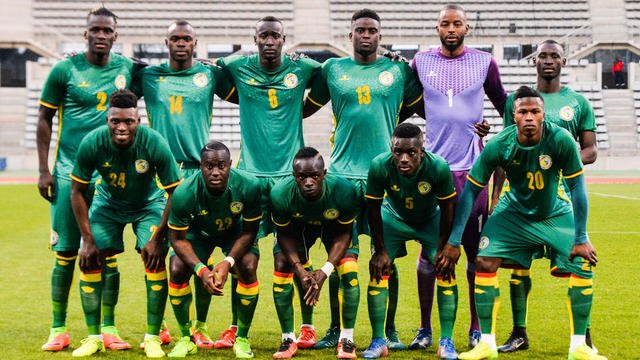
#> input picture opencv/assets/team2.jpg, 640 x 360 px
$ python chapitre8.py
#> lines starting #> are read from the running program, lines starting #| are printed output that depends on the picture; after the words box and inside, x2 and y2 are one past the last pixel; in counts of white or black regions, pixels touching at a corner belong together
import cv2;

facesCascade = cv2.CascadeClassifier("./haarcascade_frontalface_default.xml");
img = cv2.imread("assets/team2.jpg");
#> img is the input picture: shape (360, 640, 3); mean B, G, R 95.6, 129.7, 112.8
imgGray = cv2.cvtColor(img, cv2.COLOR_BGR2GRAY);
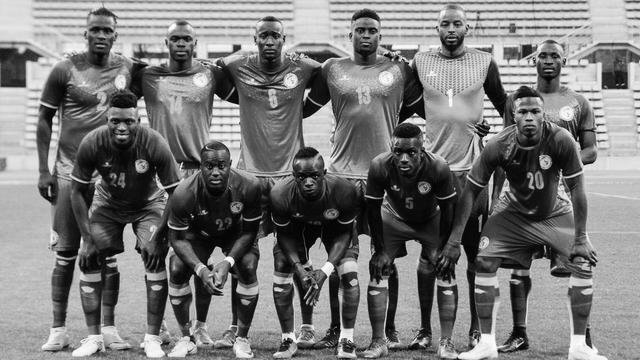
#> imgGray: shape (360, 640); min 0, max 255, mean 120.8

faces = facesCascade.detectMultiScale(imgGray,1.1,2);
#> faces = [[436, 14, 31, 31], [350, 18, 33, 33], [166, 28, 29, 29], [533, 44, 31, 31], [84, 17, 36, 36], [512, 99, 35, 35]]

for (x,y,w, h) in faces :
    cv2.rectangle(img, (x,y), (x+w,y+h), (255,0,255),2)
#> this loop made 6 passes
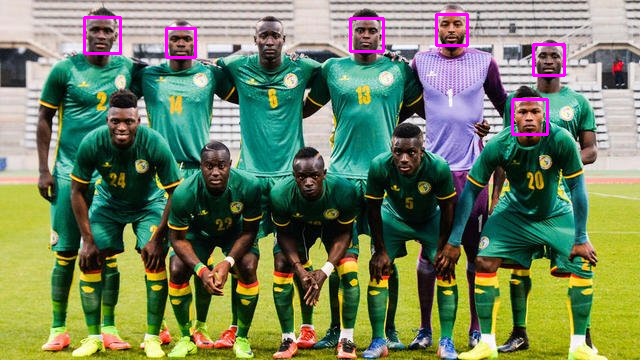
#> img: shape (360, 640, 3); 1.01% of pixels changed, all inside (x1, y1, x2, y2) = (83, 13, 566, 136)

cv2.imshow("Image Chacka Zulu", img);

cv2.waitKey(0);

cv2.destroyAllWindows();

$ run again, with opencv/assets/team1.jpg copied over opencv/assets/team2.jpg
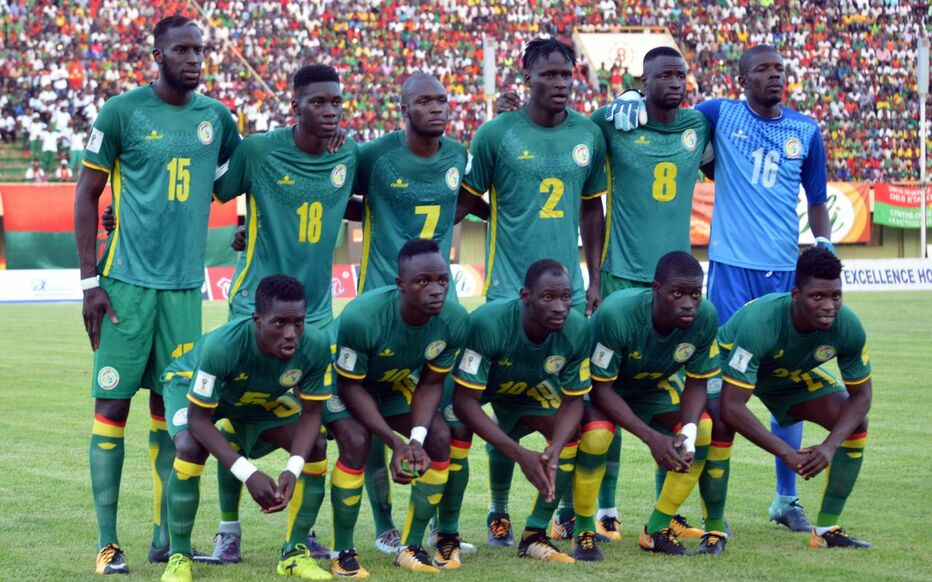
#> input picture opencv/assets/team1.jpg, 932 x 582 px
#> img is the input picture: shape (582, 932, 3); mean B, G, R 111.1, 119.3, 101.6
#> `imgGray = cv2.cvtColor(img, cv2.COLOR_BGR2GRAY);`:
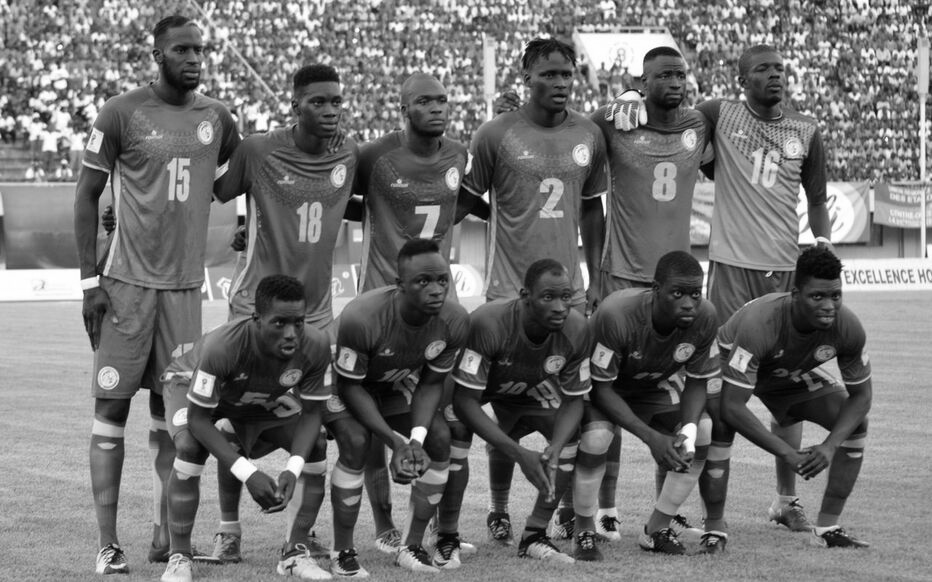
#> imgGray: shape (582, 932); min 0, max 255, mean 113.1
#> faces = [[165, 553, 26, 26], [651, 59, 44, 44], [413, 84, 43, 43], [162, 24, 64, 64], [650, 503, 47, 47], [531, 54, 54, 54], [300, 81, 55, 55], [634, 34, 55, 55], [797, 276, 54, 54]]
#> the loop `for (x,y,w, h) in faces :` made 9 passes
#> after the loop `for (x,y,w, h) in faces :`:
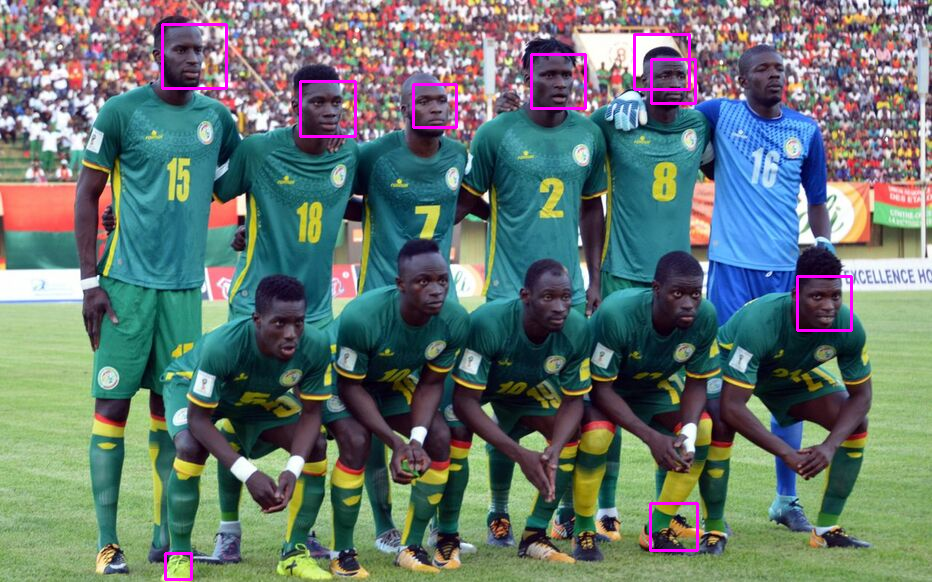
#> img: shape (582, 932, 3); 0.97% of pixels changed, all inside (x1, y1, x2, y2) = (161, 23, 853, 581)

$ run again, with opencv/assets/carte1.jpg copied over opencv/assets/team2.jpg
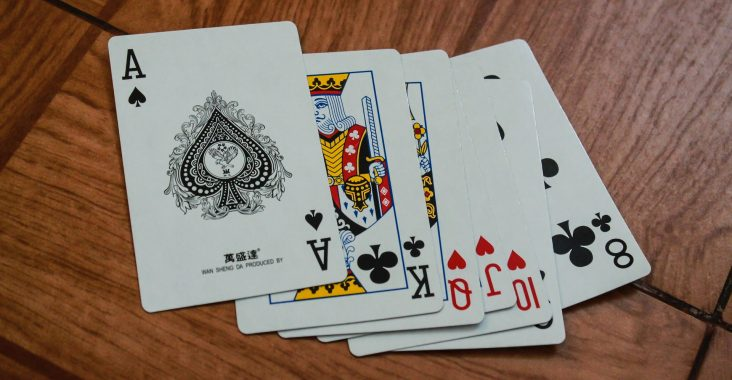
#> input picture opencv/assets/carte1.jpg, 732 x 380 px
#> img is the input picture: shape (380, 732, 3); mean B, G, R 104.1, 117.4, 136.4
#> `imgGray = cv2.cvtColor(img, cv2.COLOR_BGR2GRAY);`:
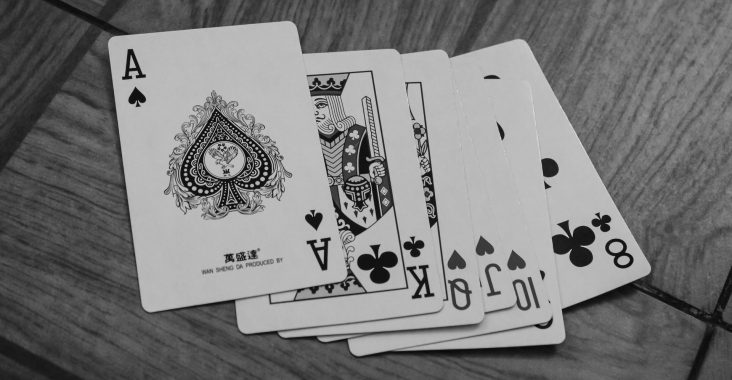
#> imgGray: shape (380, 732); min 0, max 220, mean 121.5
#> faces = [[401, 256, 30, 30]]
#> the loop `for (x,y,w, h) in faces :` made 1 pass
#> after the loop `for (x,y,w, h) in faces :`:
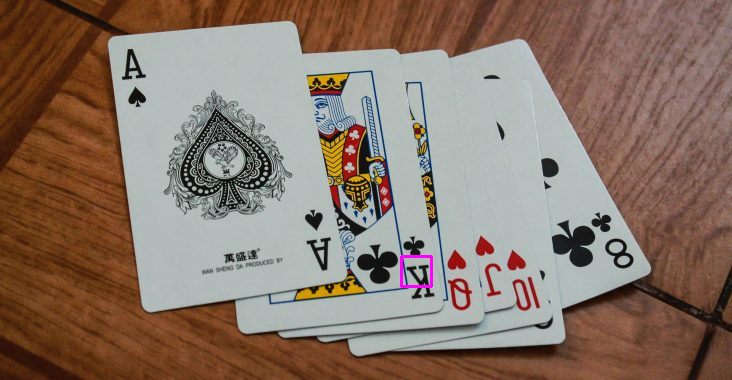
#> img: shape (380, 732, 3); 0.13% of pixels changed, all inside (x1, y1, x2, y2) = (400, 255, 433, 288)
